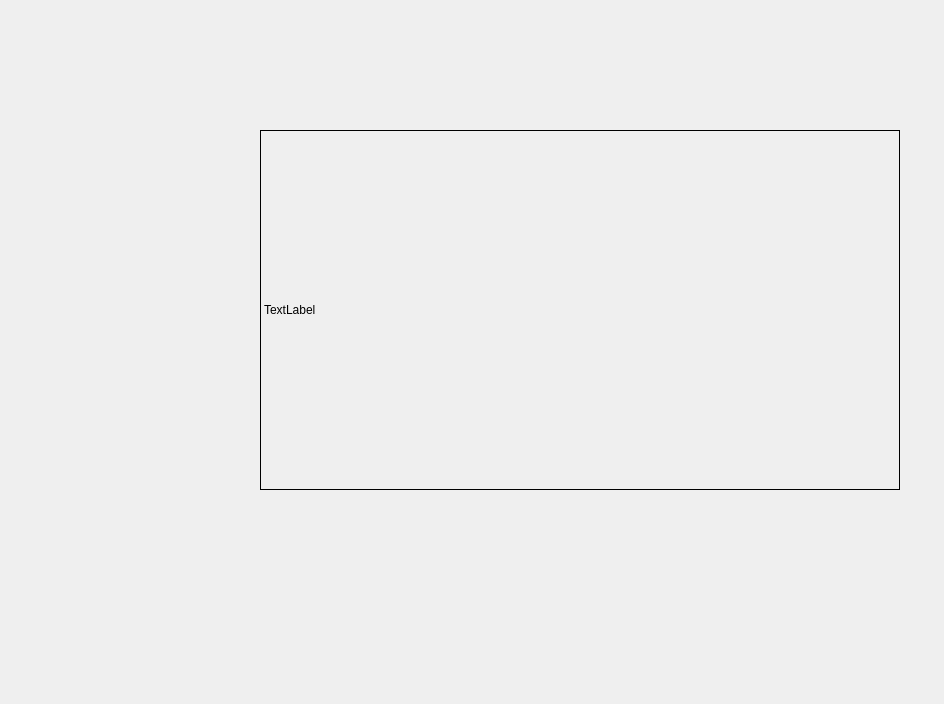
<?xml version="1.0" encoding="UTF-8"?>
<ui version="4.0">
 <class>MainWindowDesign</class>
 <widget class="QMainWindow" name="MainWindowDesign">
  <property name="geometry">
   <rect>
    <x>0</x>
    <y>0</y>
    <width>944</width>
    <height>704</height>
   </rect>
  </property>
  <property name="windowTitle">
   <string>QRosApp</string>
  </property>
  <property name="windowIcon">
   <iconset resource="../resources/images.qrc">
    <normaloff>:/images/icon.png</normaloff>:/images/icon.png</iconset>
  </property>
  <property name="locale">
   <locale language="English" country="Australia"/>
  </property>
  <widget class="QWidget" name="centralwidget">
   <widget class="QLabel" name="label">
    <property name="geometry">
     <rect>
      <x>260</x>
      <y>130</y>
      <width>640</width>
      <height>360</height>
     </rect>
    </property>
    <property name="frameShape">
     <enum>QFrame::Shape::Box</enum>
    </property>
    <property name="text">
     <string>TextLabel</string>
    </property>
   </widget>
  </widget>
  <action name="action_Quit">
   <property name="text">
    <string>&amp;Quit</string>
   </property>
   <property name="shortcut">
    <string>Ctrl+Q</string>
   </property>
   <property name="shortcutContext">
    <enum>Qt::ShortcutContext::ApplicationShortcut</enum>
   </property>
  </action>
  <action name="action_Preferences">
   <property name="text">
    <string>&amp;Preferences</string>
   </property>
  </action>
  <action name="actionAbout">
   <property name="text">
    <string>&amp;About</string>
   </property>
  </action>
  <action name="actionAbout_Qt">
   <property name="text">
    <string>About &amp;Qt</string>
   </property>
  </action>
 </widget>
 <resources>
  <include location="../resources/images.qrc"/>
 </resources>
 <connections>
  <connection>
   <sender>action_Quit</sender>
   <signal>triggered()</signal>
   <receiver>MainWindowDesign</receiver>
   <slot>close()</slot>
   <hints>
    <hint type="sourcelabel">
     <x>-1</x>
     <y>-1</y>
    </hint>
    <hint type="destinationlabel">
     <x>399</x>
     <y>299</y>
    </hint>
   </hints>
  </connection>
 </connections>
</ui>
